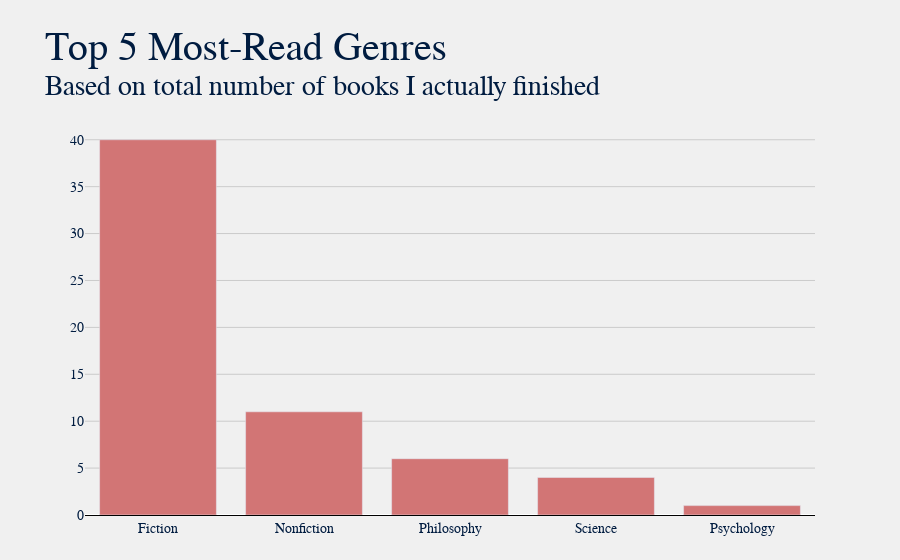

The cell this chart's notebook holds for it:
### Markdown cell above
### Genre Count

### Code cell
title = "Top 5 Most-Read Genres"
sub = f"Based on total number of books I actually finished"

plot.gen_bar_graph(df, 'Genre', title, sub, color="#d27575")

### Figure 1 — Plotly figure (JSON) as saved in the notebook; plotly's stock layout.template omitted (floating-point values rounded to 4 significant figures)
{"data": [{"hovertemplate": "<b>%{x}</b>: %{y}", "marker": {"color": "#d27575"}, "name": "", "type": "bar", "x": ["Fiction", "Nonfiction", "Philosophy", "Science", "Psychology"], "y": [40, 11, 6, 4, 1]}], "layout": {"autosize": true, "barmode": "group", "font": {"color": "#001c40", "family": "Baskerville", "size": 14}, "margin": {"b": 45, "l": 85, "r": 85, "t": 120}, "paper_bgcolor": "#f0f0f0", "plot_bgcolor": "#f0f0f0", "title": {"font": {"color": "#001c40", "family": "Baskerville, Bold", "size": 40}, "text": "Top 5 Most-Read Genres<br><sup>Based on total number of books I actually finished"}, "xaxis": {"autorange": true, "gridcolor": "#cbcbcb", "linecolor": "black", "range": [-0.5, 4.5], "showgrid": false, "showline": true, "title": {}, "type": "category"}, "yaxis": {"autorange": true, "gridcolor": "#cbcbcb", "linecolor": "black", "range": [0, 42.11], "showgrid": true, "showline": false, "showticklabels": true, "title": {}, "type": "linear"}}}
